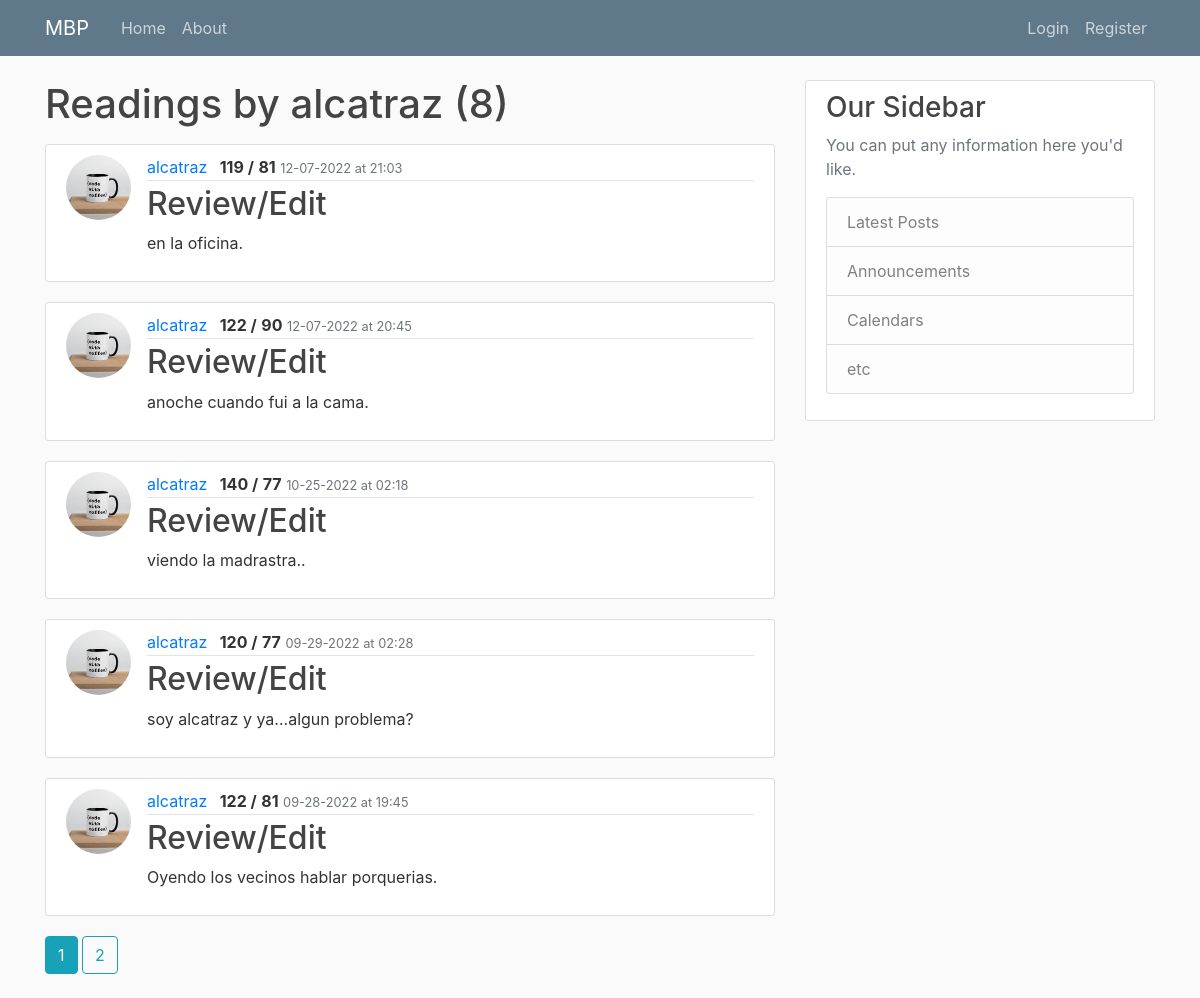
/user/alcatraz, run on an earlier commit of the app's database.
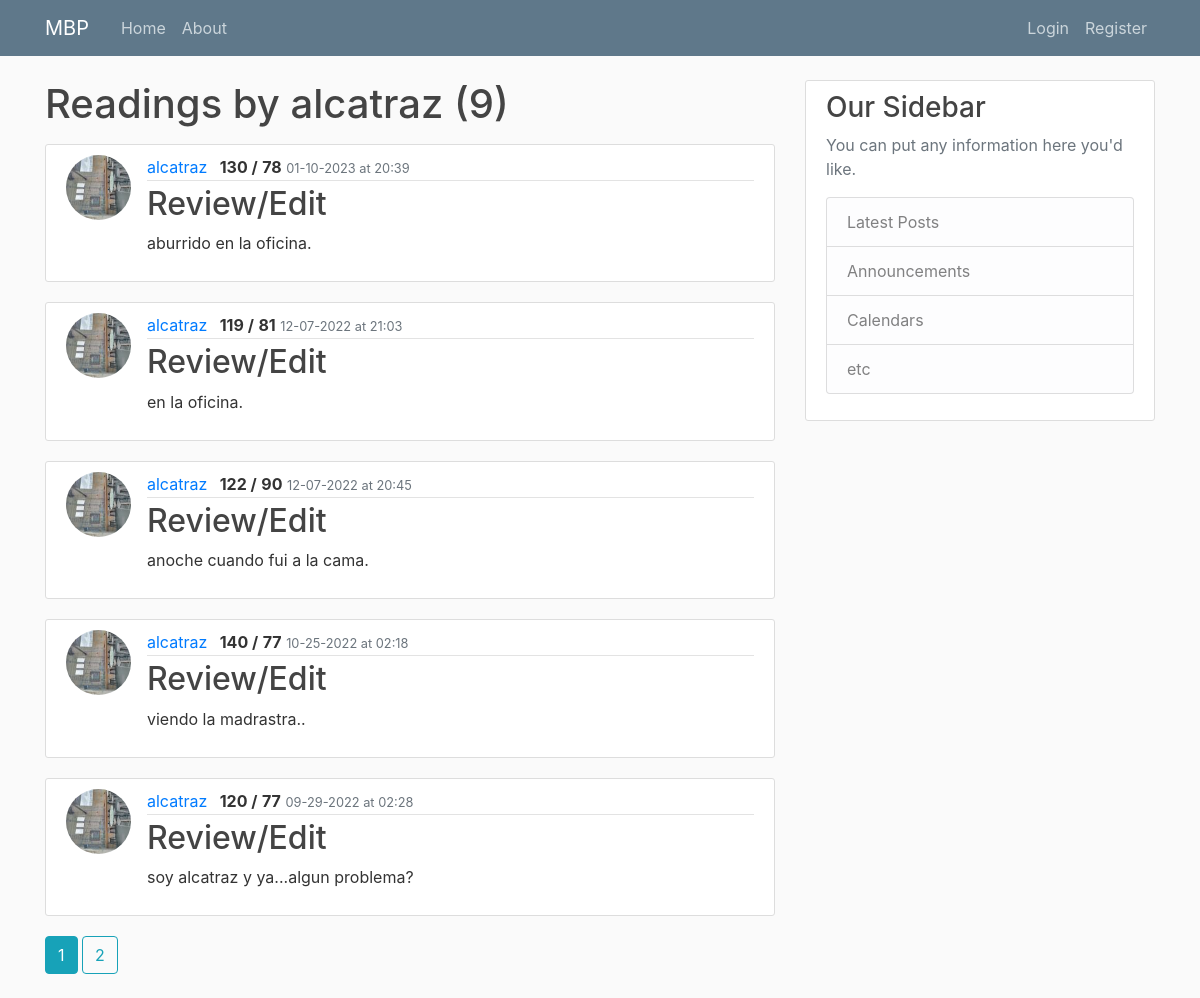
And on a later commit of the database.
### mbp/models.py (models this page shows, shortened)
class Reading(db.Model):
    id = db.Column(db.Integer, primary_key=True)
    sys = db.Column(db.String(3), nullable=False)
    dia = db.Column(db.String(3), nullable=False)
    notes = db.Column(db.Text, nullable=False)
    date_posted = db.Column(db.DateTime, nullable=False, default=datetime.utcnow)
    user_id = db.Column(db.Integer, db.ForeignKey('user.id'), nullable=False)

class User(db.Model, UserMixin):
    id = db.Column(db.Integer, primary_key=True)
    username = db.Column(db.String(20), unique=True, nullable=False)
    email = db.Column(db.String(120), unique=True, nullable=False)
    image_file = db.Column(db.String(20), nullable=False, default='default.jpg')
    password = db.Column(db.String(60), nullable=False)
    readings = db.relationship('Reading', backref='user', lazy=True)

### mbp/users/routes.py (the view)
@users.route('/user/<string:username>')
def user_readings(username):
    page = request.args.get('page', 1, type=int) #Grab the page we want. In this case page one. Set type integer as the page number.
    user = User.query.filter_by(username=username).first_or_404()
    reading = Reading.query.filter_by(user=user)\
        .order_by(Reading.date_posted.desc())\
        .paginate(page=page, per_page=5) #Show 5 readings per page. Can use http://localhost:8000/home?page=3 to navigate to pages.
    return render_template('user_readings.html', reading=reading, user=user)

### mbp/templates/user_readings.html
{% extends "base.html" %}
{% block content %}
    <h1 class="mb-3">Readings by {{ user.username }} ({{ reading.total }})</h1>
    {% for reading in reading.items %}
    <article class="media content-section">
      <img class="rounded-circle article-img" src="{{ url_for('static', filename='profile_pics/' + reading.user.image_file) }}" />
      <div class="media-body">
        <div class="article-metadata">
          <a class="mr-2" href="{{ url_for('users.user_readings', username=reading.user.username) }}">{{ reading.user.username }}</a>
          <text class="font-weight-bold">{{ reading.sys }} /</text>
          <text class="font-weight-bold">{{ reading.dia}}</text>
          <small class="text-muted">{{ reading.date_posted.strftime('%m-%d-%Y at %H:%M') }}</small>
        </div>
        <h2><a class="article-title" href="{{ url_for('readings.reading', reading_id=reading.id) }}">Review/Edit</a></h2>
          <p class="article-content">{{ reading.notes }}</p>
      </div>
    </article>
    {% endfor %}
    {% for page_num in reading.iter_pages(left_edge=1, right_edge=1, left_current=1, right_current=2) %}
      {% if page_num %}
        {% if reading.page == page_num %}
          <a class="btn btn-info mb-4" href="{{ url_for('users.user_readings', username=user.username, page=page_num) }}">{{ page_num }}</a>
        {% else %}
          <a class="btn btn-outline-info mb-4" href="{{ url_for('users.user_readings', username=user.username, page=page_num) }}">{{ page_num }}</a>
        {% endif %}
      {% else %}
        ...
      {% endif %}
    {% endfor %}
{% endblock content %}

What changed in the data, as far as the page shows it:
no longer on this page (row unchanged): Reading: image_file (picture), user.username "alcatraz", sys "122", dia "81", date_posted "09-28-2022 at 19:45", notes "Oyendo los vecinos hablar porquerias."
added Reading: image_file (picture), user.username "alcatraz", sys "130", dia "78", date_posted "01-10-2023 at 20:39", notes "aburrido en la oficina."
changed through a linked row, Reading "en la oficina.": image_file: a different picture
changed through a linked row, Reading "anoche cuando fui a la cama.": image_file: a different picture
changed through a linked row, Reading "viendo la madrastra..": image_file: a different picture
changed through a linked row, Reading "soy alcatraz y ya...algun problema?": image_file: a different picture
Also different on the page:
{{ reading.total }}: "8" → "9"
